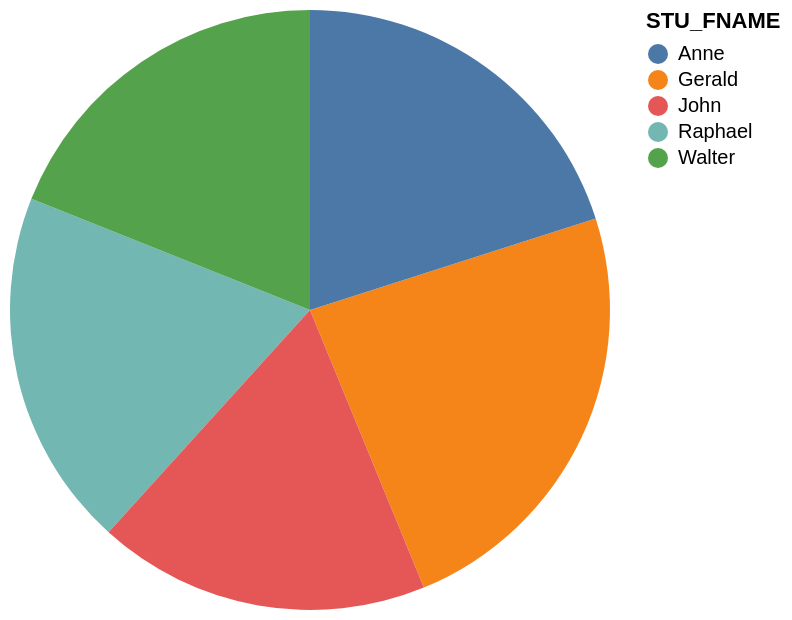

The specification (Vega-Lite) saved for this image:
### Vega-Lite specification from a JSON file in a GitHub repository (floating-point values rounded to 4 significant figures)
{"data": {"values": [{"x_data": "Gerald", "y_data": 3.87}, {"x_data": "Anne", "y_data": 3.27}, {"x_data": "Raphael", "y_data": 3.15}, {"x_data": "Walter", "y_data": 3.09}, {"x_data": "John", "y_data": 2.92}]}, "mark": "arc", "encoding": {"theta": {"field": "y_data", "type": "quantitative", "title": "STU_GPA"}, "color": {"field": "x_data", "type": "nominal", "title": "STU_FNAME"}}}
